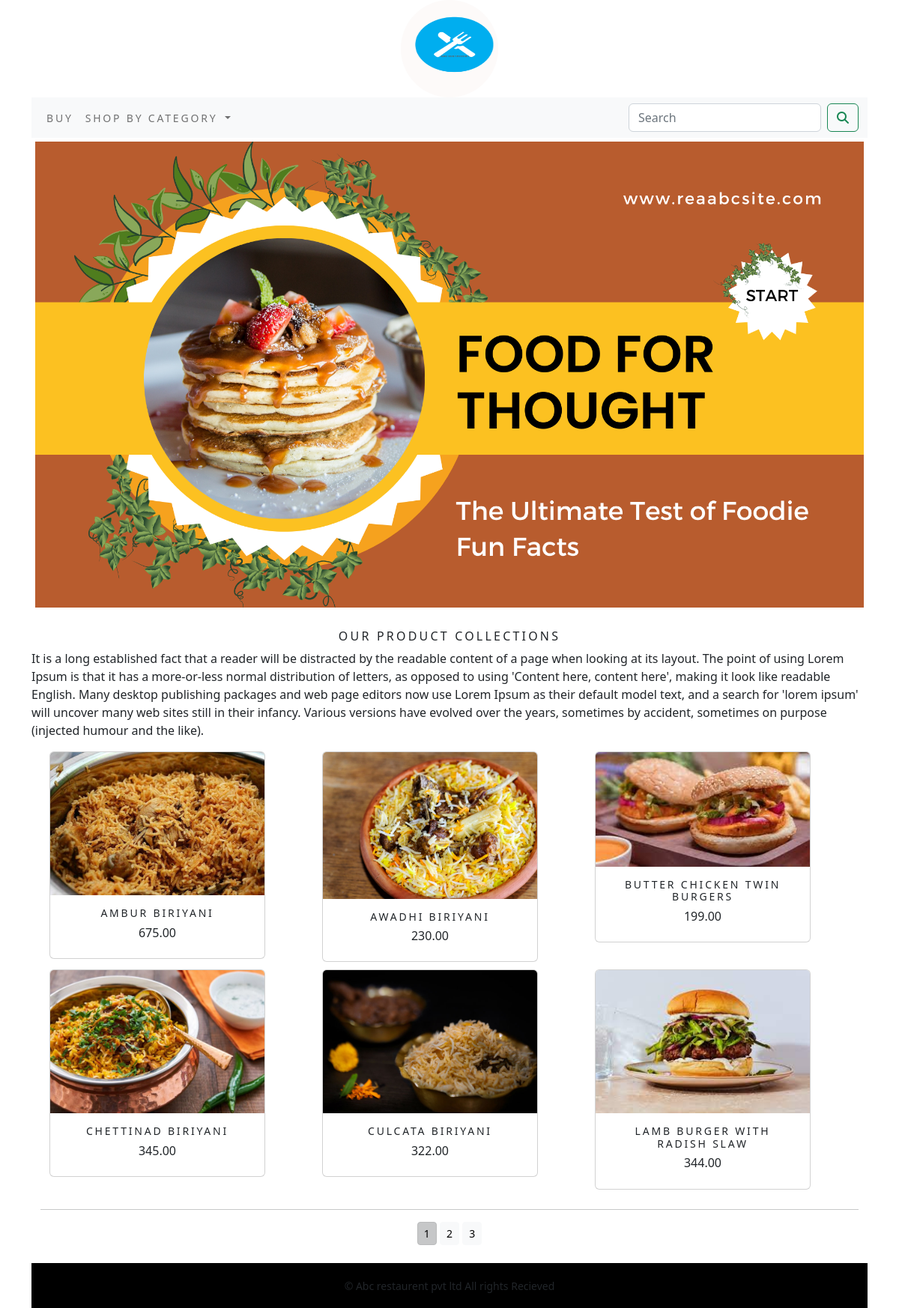
/home/, run on the app's committed database.
### home/models.py (models this page shows, shortened)
class Product(models.Model):
    name = models.CharField(max_length=200, unique=True)
    slug = models.SlugField(max_length=200, unique=True)
    description = models.TextField(blank=True)
    price = models.DecimalField(max_digits=10, decimal_places=2, )
    category = models.ForeignKey(Category, on_delete=models.CASCADE)
    image = models.ImageField(upload_to='product', blank=True)
    stock = models.IntegerField()
    available = models.BooleanField(default=True)
    created = models.DateField(auto_now_add=True)
    updated = models.DateField(auto_now=True)
    class Meta:
        ordering=('name',)
        verbose_name = 'product'
        verbose_name_plural = 'products'
    def get_url(self):
        return reverse('home:ProDet',args=[self.category.slug,self.slug])

### home/views.py (the view)
# urls.py: path('',views.AllProCat,name='AllProCat'),
def AllProCat(request,c_slug=None):
    c_page=None
    products_list=None
    if c_slug != None:
        c_page=get_object_or_404(Category,slug=c_slug)
        products_list=Product.objects.all().filter(category=c_page,available=True)
    else:
        products_list=Product.objects.all().filter(available=True)
    paginator=Paginator(products_list,6)
    try:
        page=int(request.GET.get('page','1'))
    except:
        page=1
    try:
        products=paginator.page(page)
    except (EmptyPage,InvalidPage):
        products=paginator.page(Paginator.num_pages)
    return render(request,'home.html',{'category':c_page,'products':products})

### cart/context_processors.py (called while the page is built)
def counter(request):
    item_count=0
    if 'admin' in request.path:
        return {}
    else:
        try:
            cart=Cart.objects.filter(cart_id=_cart_id(request))
            cart_items=CartItem.objects.all().filter(cart=cart[:1])
            for cart_item in cart_items:
                item_count += cart_item.quantity
        except Cart.DoesNotExist:
            item_count=0
    return dict(item_count=item_count)

### cart/views.py (called while the page is built)
def _cart_id(request):
    cart=request.session.session_key
    if not cart:
        cart=request.session.create()
    return cart

### home/context_processors.py (called while the page is built)
def menu_links(request):
    links=Category.objects.all()
    return dict(links=links)

### home/models.py (called while the page is built)
    def get_url(self):
        return reverse('home:Prod_by_cat',args=[self.slug])

### templates/home.html (shortened to what this page needs)
{% extends 'base.html' %}
{% load static %}
{% block body %}
    <div class="mx-auto">
        {% if category %}
        <img class="my_image" src="{{category.image.url}}" alt="{{category.name}}">
    </div>
<br>
    <div>
        <h1 class="text-center my_title">{{category.name}}</h1>
        <p class="text-justify">{{category.description}}</p>
    </div>
{% else %}
    <div>
    <img class="my_image my_image_padding" src="{% static 'img/abcbanner.png' %}" alt="{{category.name}}" width="1100px" height="450">
     </div>
<br>
<div>
    <h1 class="text-center my_title">Our Product Collections </h1>
    <p class="text-justify">It is a long established fact that a reader will be distracted by the readable content of a page when looking at its layout. The point of using Lorem Ipsum is that it has a more-or-less normal distribution of letters, as opposed to using 'Content here, content here', making it look like readable English. Many desktop publishing packages and web page editors now use Lorem Ipsum as their default model text, and a search for 'lorem ipsum' will uncover many web sites still in their infancy. Various versions have evolved over the years, sometimes by accident, sometimes on purpose (injected humour and the like).</p>
</div>
{% endif %}
<div class="container ">
    <div class="row mx-auto">
        {% for product in products.object_list %}
        <div class="my_bottom_margin col-9 col-sm-12 col-md-4 col-lg-4">
            <div class="card text-center" style="width:18rem;">
                <a href="{{product.get_url}}"><img class="card-img-top my_image" src="{{product.image.url}}" alt="{{product.name}}"></a>
                <div class="card-body">
                    <h4>{{product.name}}</h4>
                    <h6>{{product.price}}</h6>
                </div>
            </div>
            </div>
        {% endfor %}
    </div>
    <div class="mx-auto">
        {% if products.paginator.num_pages > 1 %}
        <hr>
        <div class="text-center">
            {% for pg in products.paginator.page_range %}
            <a href="?page={{pg}}" class="btn btn-light btn-sm {% if products.number == pg %} active {% endif %}">{{pg}}</a>
            {% endfor %}
        </div>
        {% endif %}
    </div>
    <br>
</div>
{% endblock %}

### templates/base.html (shortened to what this page needs)
{% load static %}
<!DOCTYPE html>
<html lang="en">
<head>
        <link href="{% static 'css/bootstrap.min.css' %}" rel="stylesheet">
            <link href="{% static 'css/costom.css' %}" rel="stylesheet">
</head>
<body>
<div class="container">
    {% include 'header.html' %}
{% include 'navbar.html' %}
{% block body %}
{% endblock %}
    </div>
{% include 'footer.html' %}
</body>
</html>

### templates/header.html
{% load static %}
<header>
  <center>
    <a href="{% url 'home:AllProCat' %}"> <img src="{% static 'img/iconr.png' %}" alt="image"    style="border-radius: 50%; width:130px; height:130px;"></a>
  </center>
</header>

### templates/navbar.html (shortened to what this page needs)
<nav class="navbar navbar-expand-lg bg-light">
  <div class="container-fluid">
    <div class="collapse navbar-collapse" id="navbarSupportedContent">
      <ul class="navbar-nav me-auto mb-2 mb-lg-0">
        <li class="nav-item ">
          <a class="nav-link" href="{% url 'home:AllProCat' %}">Buy</a>
        </li>
        <li class="nav-item dropdown {% if 'home' in request.path %} active {% endif %}">
          <a class="nav-link dropdown-toggle" href="#" role="button" data-bs-toggle="dropdown" aria-expanded="false">
                  shop by Category
          </a>
        </li>
      </ul>
      <form class="d-flex" role="search" method="GET" action="{% url 'search:search_result' %}">
        <input class="form-control me-2" type="search" placeholder="Search" aria-label="Search" name="q">
        <button class="btn btn-outline-success" type="submit"><i class="fa fa-search"></i></button>
      </form>
    </div>
  </div>
</nav>

### templates/footer.html
<div class="footer navbar-fixed-bottom my_footer">
  <p class="text-center">&copy; Abc restaurent pvt ltd All rights Recieved</p>
</div>

### static/css/costom.css (style rules this page uses)
.nav-item { letter-spacing:.2em; font-size:14px; text-transform:uppercase; }
.my_footer p { padding-top:20px; font-size:14px; }
.my_footer { background-color: black; height:60px; }
.my_image { width:100%; height:auto; }
.my_title { font-size:16px; text-transform:uppercase; letter-spacing:.2em; }
.my_image_padding { padding:5px; }
.my_bottom_margin { margin-bottom:10px; }
.card-body h4 { font-size:14px; text-transform:uppercase; letter-spacing: .2em; }

### data on the page
Product: image (picture), name "AMBUR BIRIYANI", price "675.00"
Product: image (picture), name "AWADHI BIRIYANI", price "230.00"
Product: image (picture), name "BUTTER CHICKEN TWIN BURGERS", price "199.00"
Product: image (picture), name "CHETTINAD BIRIYANI", price "345.00"
Product: image (picture), name "CULCATA BIRIYANI", price "322.00"
Product: image (picture), name "LAMB BURGER WITH RADISH SLAW", price "344.00"

### other printed values
{{ pg }} "1" "2" "3"
